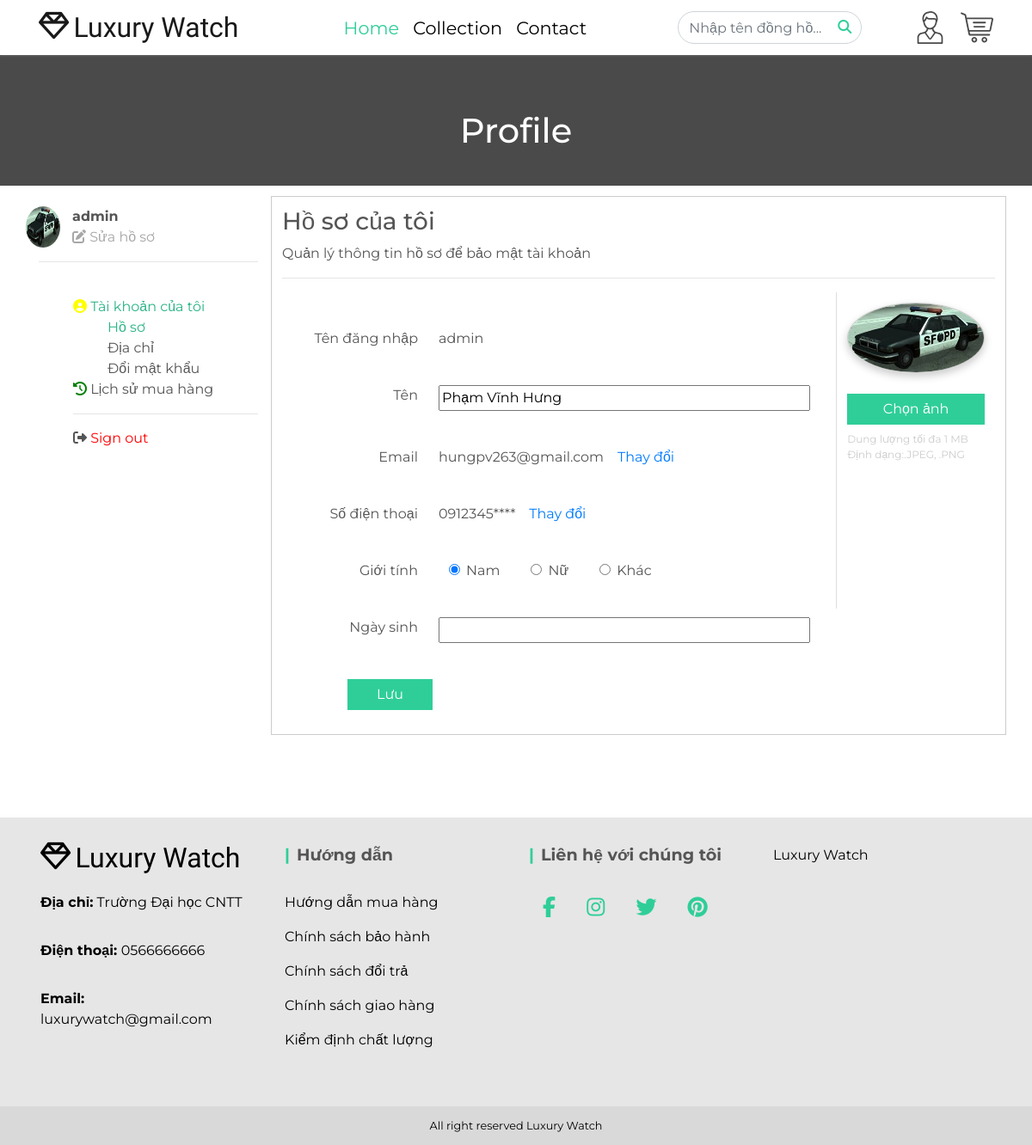
The app's page /profile.php (signed in) with its own data.
### tables this page shows
CREATE TABLE `user` (
  `userID` int(11) NOT NULL,
  `username` varchar(100) NOT NULL,
  `password` varchar(100) NOT NULL,
  `email` varchar(100) NOT NULL,
  `fullname` varchar(100) NOT NULL,
  `address` varchar(100) NOT NULL,
  `phone` varchar(13) NOT NULL,
  `birthday` date NOT NULL,
  `token` varchar(255) NOT NULL,
  `ImageURL` varchar(255) DEFAULT NULL,
  `gender` enum('male','female','other') DEFAULT NULL
);

### php/profile-page/load-data-profile.php (called while the page is built)
<?php
	require_once("./php/connecttoDB.php");
	$username = $_SESSION['username'];
	$sql = "SELECT ImageURL,username,email,fullname,phone,birthday,address,ImageURL,gender FROM user WHERE username='$username' ";
	$result = $conn->query($sql);
	$row = $result->fetch_assoc();
?>

### profile.php (the view, shortened to what this page needs)
<!DOCTYPE html>
<html lang="en">
<head>
	<link rel="stylesheet" href="https://stackpath.bootstrapcdn.com/bootstrap/4.4.1/css/bootstrap.min.css">
	<link href="https://cdnjs.cloudflare.com/ajax/libs/bootstrap-datepicker/1.7.1/css/bootstrap-datepicker.min.css" rel="stylesheet"/>
	<link rel="stylesheet" href="https://cdnjs.cloudflare.com/ajax/libs/slick-carousel/1.9.0/slick.min.css" />
	<link rel="stylesheet" href="https://cdnjs.cloudflare.com/ajax/libs/slick-carousel/1.9.0/slick-theme.min.css" />
	<link rel="stylesheet" type="text/css" href="./css/style.css">
	<link rel="stylesheet" type="text/css" href="./css/profile.css">
	<link rel="stylesheet" type="text/css" href="./css/cart.css">
	<link rel="stylesheet" href="./css/footer.css">
</head>
<body>
	<?php
	include 'php/profile-page/load-data-profile.php';
?>
	<header>
		<div class="row">
			<nav class="navbar fixed-top navbar-expand-lg navbar-light bg-white">
				<div class="container">
					<a href="#" class="navbar-brand">
						<i class="far fa-gem"></i>
						<span class="h2 my-md-3 site-title">Luxury Watch</span>
					</a>
					<div class="collapse navbar-collapse" id="collapsibleNavbar">
						<ul class="navbar-nav mx-auto mx-4">
							<li class="nav-item active">
								<a class="nav-link" href="./index.php">Home</a>
							</li>
							<li class="nav-item">
								<a class="nav-link" href="./index.php#collection">Collection</a>
							</li>
							<li class="nav-item">
								<a class="nav-link" href="./index.php#footer">Contact</a>
							</li>
						</ul>
						<form class="form-inline" action="./searchresult.php" method="post">
							<input class="form-control" name="searching" type="search" placeholder="Nhập tên đồng hồ..." aria-label="Search" value="">
							<button class="btn btn-outline-success my-2 my-sm-0" type="submit" id="btn-search">
								<i class="fa fa-search"></i>
							</button>
						</form>
						<div class="icons">
							<a href="profile.php"><img src="img/user.svg" id="user-icon"></a>
							<a href="cart.php"><img src="img/cart.svg" id="cart-icon"></a>
						</div>
					</div>
				</div>
			</nav>
		</div>
	</header>
	<main>
		<div class="profile-page-title">
			<h1>Profile</h1>
		</div>
		<div class="container">
			<div class="row">
				<div class="col-md-3 col-sm-3">
					<div class="row left-header">
						<img src="./img/avatar_profile/<?=$row['ImageURL']?>" alt="avt" class="rounded-circle img-fluid left-header__avatar">
						<div class="left-header__right">
							<strong><?=$row["username"]?></strong>
							<div class="left-header__right-edit">
								<a href="#">
									<i class="fas fa-edit"></i> Sửa hồ sơ
								</a>
							</div>
						</div>
					</div>
					<hr>
					<br>
					<div class="left-body">
						<ul class="left-body__main-list">
							<li class="left-body__main-list-profile">
								<a href="#" class="active">
									<i class="fa fa-user-circle user-icon" aria-hidden="true"></i>
									Tài khoản của tôi
								</a>
								<ul class="left-body__main-list-profile-container">
									<li><a href="./profile.php" class="mb-2 active">Hồ sơ</a></li>
									<li><a href="./address.php" class="mb-2">Địa chỉ</a></li>
									<li><a href="./passwordchange.php" class="mb-2">Đổi mật khẩu</a></li>
								</ul>
							</li>
							<li class="left-body__main-list-history">
								<a href="./history.php">
									<i class="fa fa-history history-icon" aria-hidden="true"></i>
									Lịch sử mua hàng
								</a>
							</li>
							<hr>
							<li class="left-body__sign-out">
								<a href="./logout.php">
									<i class="fa fa-sign-out-alt"></i>
									<span style="color:red">Sign out</span>
								</a>
							</li>
						</ul>
					</div>
				</div>
				<div class="col-md-9 col-sm-9 right-part">
					<div class="right-part__header">
						<h3>Hồ sơ của tôi</h3>
						<span>Quản lý thông tin hồ sơ để bảo mật tài khoản</span>
						<hr>
					</div>
					<form id="form_Saveprofile" method="post" enctype="multipart/form-data">
					<div class="row">
						<div class="col-md-9 right-part__body">
							<div class="form-group">
								<div class="row info-input">
									<label for="">Tên đăng nhập</label>
									<span><?=$row["username"]?></span>
								</div>
								<div class="row info-input">
									<label for="">Tên</label>
									<input class="input-long" name="fullname" type="text" value="<?=$row["fullname"]?>">
								</div>
								<div class="row info-input">
									<label for="">Email</label>
									<span id="email-change-text"><?=$row["email"]?></span>
									<a id="btn-change-email" class="ml-3" href="javascript:void(0);">Thay đổi</a>
								</div>
								<div class="row info-input">
									<label for="">Số điện thoại</label>
									<span id="number-change-text"><?=substr($row["phone"],0,7)?>****</span>
									<a id="btn-change-number" class="ml-3" href="javascript:void(0);">Thay đổi</a>
								</div>
								<?php
									$checkmale ="";$checkfemale ="";$checkother ="";
									if ($row["gender"] == "male") $checkmale = "checked";
									elseif ($row["gender"] == "female") $checkfemale = "checked";
									else $checkother = "checked";
								?>
								<div class="row info-input">
									<label for="">Giới tính</label>
									<div class="form-check">
										<label class="form-check-label gender-label">
										<input type="radio" class="form-check-input" name="gender" id="" value="Male" <?=$checkmale?>>
										Nam
									  </label>
									</div>
									<div class="form-check">
										<label class="form-check-label gender-label">
										<input type="radio" class="form-check-input" name="gender" id="" value="Female" <?=$checkfemale?>>
										Nữ
									  </label>
									</div>
									<div class="form-check">
										<label class="form-check-label gender-label">
										<input type="radio" class="form-check-input" name="gender" id="" value="Other" <?=$checkother?>>
										Khác
									  </label>
									</div>
								</div>
								<div class="row info-input">
									<label for="">Ngày sinh</label>
									<input class="input-long" data-date-format="dd/mm/yyyy" id="datepicker" name="birthday">
								</div>
								<button onclick="document.getElementById('form_Saveprofile').submit()" type="submit" class="btn btn-success btn-save">Lưu</button>
							</div>
						</div>
						<div class="col-md-3 right-part__avatar">
							<div class="avatar-uploader">
									<div class="avatar-uploader__img">
										<img id="avt-preview" class="img-fluid rounded-circle" style="width: 200px;" src="./img/avatar_profile/<?=$row['ImageURL']?>" alt="avatar">
									</div>
									<button type="button" id="btn-upload-avt" class="btn btn-success btn-select-avt btn-block mt-4" value="0">Chọn ảnh</button>
								<div class="avatar-uploader__text mt-2">Dung lượng tối đa 1 MB</div>
								<div class="avatar-uploader__text">Định dạng:.JPEG, .PNG</div>
							</div>
						</div>
				</div>
				</form>
			</div>
		</div>
	</main>
	<br><br><br><br>
	<footer>
	<div class="footer-top">
		<div class="container-fluid">
			<div class="row">
				<div class="col-md-3 col-sm-6 col-xs-12 footer-1">
					<a href="#" class="navbar-brand">
						<i class="far fa-gem"></i>
						<span class="h2 my-md-3 site-title">Luxury Watch</span>
					</a>
					<p><b>Địa chỉ:</b> Trường Đại học CNTT</p>
					<p><b>Điện thoại: </b>0566666666</p>
					<p><b>Email: </b>luxurywatch@gmail.com</p>
				</div>
				<div class="col-md-3 col-sm-6 col-xs-12 footer-2">
					<h2>Hướng dẫn</h2>
					<ul>
						<li><a href="#">Hướng dẫn mua hàng</a></li>
						<li><a href="#">Chính sách bảo hành</a></li>
						<li><a href="#">Chính sách đổi trả</a></li>
						<li><a href="#">Chính sách giao hàng</a></li>
						<li><a href="#">Kiểm định chất lượng</a></li>
					</ul>
				</div>
				<div class="col-md-3 col-sm-6 col-xs-12 footer-3">
					<h2>Liên hệ với chúng tôi</h2>
					<a href="https://www.facebook.com/luxurywatch9"><i class="fa fa-facebook"></i></a>
					<a href="#"><i class="fa fa-instagram"></i></a>
					<a href="#"><i class="fa fa-twitter"></i></a>
					<a href="#"><i class="fa fa-pinterest"></i></a>
				</div>
				<div class="col-md-3 col-sm-6 col-xs-12 footer-4">
					<div class="fb-page" data-href="https://www.facebook.com/Luxury-Watch-107140461046811/" data-tabs="" data-width="" data-height="" data-small-header="false" data-adapt-container-width="true" data-hide-cover="false" data-show-facepile="true"><blockquote cite="https://www.facebook.com/Luxury-Watch-107140461046811/" class="fb-xfbml-parse-ignore"><a href="https://www.facebook.com/Luxury-Watch-107140461046811/">Luxury Watch</a></blockquote></div>
				</div>
			</div>
		</div>
	</div>
	<div class="footer-bottom">
		<div>
			<p>All right reserved Luxury Watch</p>
		</div>
	</div>
</footer>
</body>
</html>

### css/style.css (style rules this page uses)
html { scroll-behavior: smooth; }
body { font-family: 'Montserrat',sans-serif; color: #555555; }
header .site-title { font-family: 'Gugi',sans-serif; }
header .navbar-brand i { font-size: 2.2rem; }
.navbar { box-shadow: 0 0 3px rgb(128,128,128); }
.navbar .nav-item .nav-link { font-size: 1.3rem; color: #000000; transition: 0.5s all; }
.navbar .nav-item.active .nav-link, .navbar .nav-item:hover .nav-link { color: #2fce98; text-decoration: none; }
#btn-search { color: #2fce98; border: none; box-shadow: none; transform: translateX(-100%); }
.navbar .form-inline input { border-radius: 2rem; }
.icons { display: flex; }
#user-icon, #cart-icon { width: 2.4rem; margin: 0 0 0 1rem; cursor: pointer; align-items: center; }
@media screen and (max-width: 1200px) { .navbar .form-inline input { width: 83%; } }
.footer-top { padding: 2rem; background: rgba(128,128,128,0.2); }
.footer-top p { color: #000; margin-bottom: 2rem; }
.footer-top h2 { font-size: 1.2rem; margin-bottom: 2rem; font-weight: bold; }
.footer-2 h2:before, .footer-3 h2:before, .footer-4 h2:before { content: '|'; color: #2fce98; padding-right: 0.5rem; }
.footer-2 ul { list-style: none; padding: 0; }
.footer-2 ul li { padding-bottom: 1rem; }
.footer-2 ul a { color: #000; text-decoration: none; }
.footer-3 a { width: 2.5rem; height: 2.5rem; color: #2fce98; font-size: 1.5rem; margin: 1rem; }
.footer-bottom p { background: rgba(128,128,128,0.3); color: #000; padding: 0.8rem; font-size: 0.8rem; text-align: center; margin: 0; }

### css/profile.css (style rules this page uses)
.profile-page-title { margin-top: 4rem; background: #4a4a4a; padding: 4rem 4rem 2rem 4rem; color: #fff; text-align: center; }
label { margin: 0 24px 0 12px; justify-content: flex-end; min-width: 146px; display: flex; }
.input-long { min-width: 432px; }
.gender-label { justify-content: flex-start; min-width: 10px; }
.left-header { margin-top: 24px; }
.left-header__avatar { width: 40px; }
.left-header__right { margin-left:14px; }
.left-header__right-edit a { color:#a7a7a7!important; }
.info-input { margin:42px 0; }
.right-part { border: 1px solid #ccc; margin-top: 12px; padding: 12px; }
.left-body__main-list { list-style: none; }
.user-icon { color: yellow; }
.history-icon { color: green; }
.avatar-uploader { border-left: 1px solid #ddd; padding: 12px 12px 170px 12px; }
.avatar-uploader__text { color:#ccc; font-size: 12px; }
.btn-save { border: none; background-color: #2fce98; border-radius: 0px!important; margin-left: 76px; padding: 6px 34px!important; }
.btn-select-avt { border: none; background-color: #2fce98; border-radius: 0px!important; padding: 6px 34px!important; }
.active { color:#2ab486!important; }
.left-body__main-list-profile-container li { list-style: none; }
.left-body__main-list-profile-container li a { text-decoration: none; color: rgb(85, 85, 85); }
.left-body__main-list li a { text-decoration: none; color: rgb(85, 85, 85); }
.left-header__right-edit a { text-decoration: none; color: rgb(85, 85, 85); }
#avt-preview { border: 1px solid #ccc; box-shadow: 0px 4px 10px #ccc; }

### css/cart.css (style rules this page uses)
.cart-table table tr th, { padding: 0.5rem 0; }

### css/footer.css (style rules this page uses)
footer .site-title { font-family: 'Gugi',sans-serif; display: inline-block; margin-top: -10px; }
footer a { text-decoration: none; color:#000; }
footer .navbar-brand i { font-size: 2.2rem; }
.footer-1 { transform: translateY(-25px); }

### records on screen
user: ImageURL (picture), username "admin", fullname "Phạm Vĩnh Hưng", email "hungpv263@gmail.com", phone "0912345"
